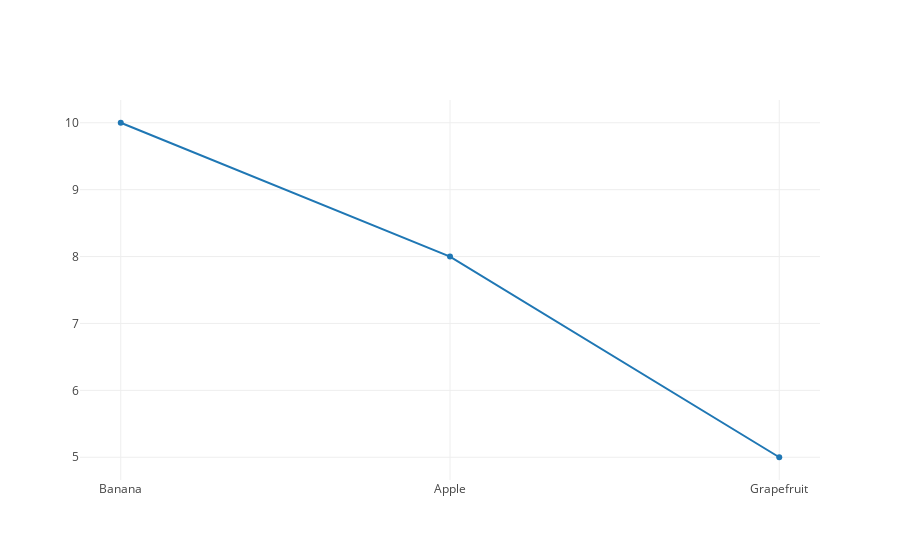

Here is the notebook cell this chart was saved with:
### Code cell
import plotly._
import plotly.element._
import plotly.layout._
import plotly.Almond._

val (x, y) = Seq(
  "Banana" -> 10,
  "Apple" -> 8,
  "Grapefruit" -> 5
).unzip

Scatter(x, y).plot()

### Figure 1 — Plotly figure (JSON) as saved in the notebook; plotly's stock layout.template omitted (floating-point values rounded to 4 significant figures)
{"data": [{"type": "scatter", "x": ["Banana", "Apple", "Grapefruit"], "y": [10, 8, 5]}], "layout": {}}
